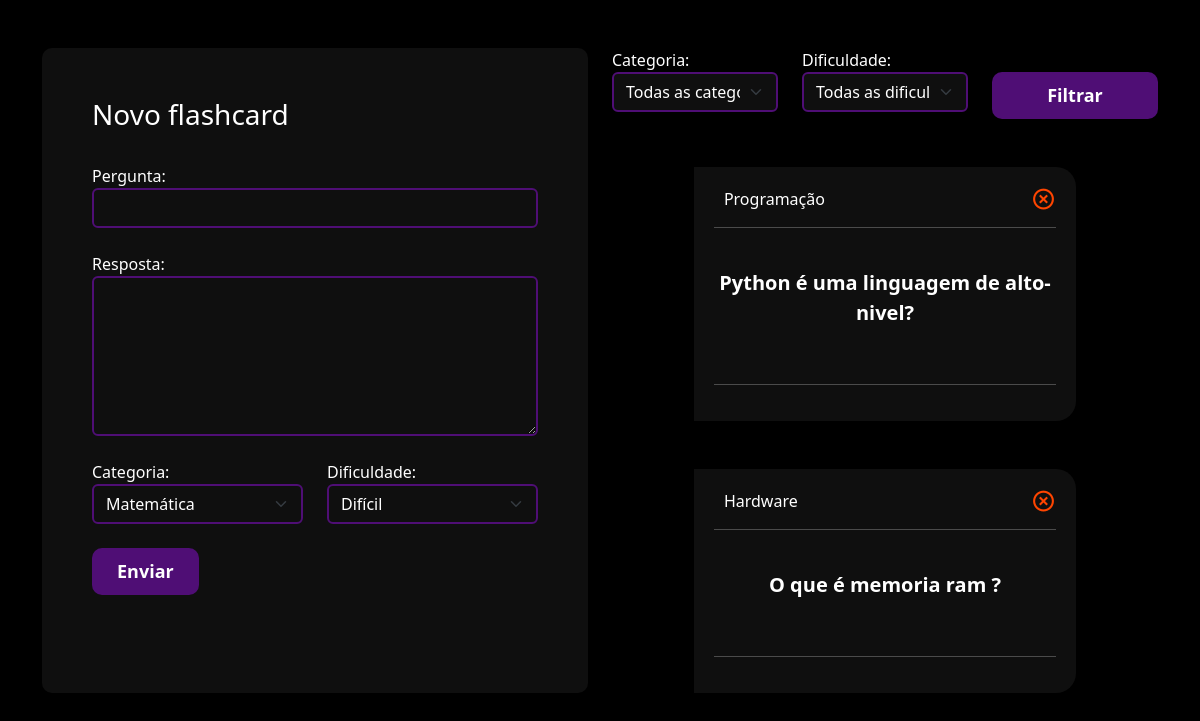
The app's page /flashcard/novo_flashcard/ (signed in) with its own data.
### flashcard/models.py (models this page shows, shortened)
class Flashcard(models.Model):
    DIFICULDADE_CHOICES = (('D', 'Difícil'), ('M', 'Médio'), ('F', 'Fácil'))
    user = models.ForeignKey(User, on_delete=models.DO_NOTHING)
    pergunta = models.CharField(max_length=200)
    resposta = models.TextField()
    categoria = models.ForeignKey(Categoria, on_delete=models.DO_NOTHING)
    dificuldade = models.CharField(max_length=1, choices=DIFICULDADE_CHOICES)

class Categoria(models.Model):
    nome = models.CharField(max_length=25)
    def __str__(self):
        return self.nome

### flashcard/views.py (the view, shortened to what this page needs)
# urls.py: path('novo_flashcard/', views.novo_flashcard, name="novo_flashcard"),
def novo_flashcard(req):
    if not req.user.is_authenticated:
        return redirect("/usuarios/logar")
    elif req.method =="GET":
        categoria = Categoria.objects.all()
        dificuldades = Flashcard.DIFICULDADE_CHOICES
        flashcards = Flashcard.objects.filter(user=req.user)
        categoria_filter = req.GET.get('categoria')
        dificuldade_filter = req.GET.get('dificuldade')
        if categoria_filter:
            flashcards = flashcards.filter(categoria__id=categoria_filter)
        if dificuldade_filter:
            flashcards = flashcards.filter(dificuldade=dificuldade_filter)
        return render(req, "novo_flashcard.html", {'categorias': categoria, 'dificuldades': dificuldades, 'flashcards': flashcards})

### flashcard/templates/novo_flashcard.html (shortened to what this page needs)
{% extends "base.html" %} {% load static %} {% block 'header' %}
<link href="{% static 'usuarios/css/cadastro.css' %}" rel="stylesheet" />
<link
  href="https://unpkg.com/boxicons@2.1.4/css/boxicons.min.css"
  rel="stylesheet"
/>
<link href="{% static 'flashcard/css/novo_flashcard.css' %}" rel="stylesheet" />
{% endblock 'header' %} {% block 'conteudo' %}
<div class="container">
  <br />
  <br />
  <div class="row">
    <div class="col-md">
      <div class="box-form">
        <form action="{% url 'novo_flashcard' %}" method="POST">
          <h3>Novo flashcard</h3>
          <br />
          <label>Pergunta:</label>
          <input type="text" class="form-control" name="pergunta" required/>
          <br />
          <label>Resposta:</label>
          <textarea class="form-control" name="resposta" rows="6" required></textarea>
          <br />
          <div class="row">
            <div class="col-md">
              <label for="">Categoria:</label>
              <select class="form-select" name="categoria">
                {% for categoria in categorias %}
                <option value="{{categoria.id}}">{{categoria}}</option>
                {% endfor %}
              </select>
            </div>
            <div class="col-md">
              <label for="">Dificuldade:</label>
              <select class="form-select" name="dificuldade">
                {% for dificuldade in dificuldades %}
                <option value="{{dificuldade.0}}">{{dificuldade.1}}</option>
                {% endfor %}
              </select>
            </div>
          </div>
          <br />
          <input type="submit" value="Enviar" class="btn-cadastro" />
          <br />
          <br />
          <br />
        </form>
      </div>
    </div>
    <div class="col-md">
      <form action="{% url 'novo_flashcard' %}" method="GET">{% csrf_token %}
        <div class="row">
          <div class="col-md">
            <label for="">Categoria:</label>
            <select name="categoria" id="" class="form-select">
              <option value="">Todas as categorias:</option>
            </select>
          </div>
          <div class="col-md">
            <label for="">Dificuldade:</label>
            <select name="dificuldade" id="" class="form-select">
              <option value="">Todas as dificuldades:</option>
            </select>
          </div>
          <div class="col-md">
            <br />
            <input
              type="submit"
              style="width: 100%"
              value="Filtrar"
              class="btn-cadastro"
            />
          </div>
        </div>
      </form>
      <br />
      <br />
      {% for flash in flashcards %}
      <div class="box-new-flashcard" onclick="flip_card({{flash.id}})">
        <div class="flashcard">
          <div class="flashcard-categoria">{{flash.categoria}}</div>
          <a href="{% url 'delete_flashcard' flash.id %}"><i class="icone-exit bx bx-x-circle"></i></a>
          <hr>
          <br />
          <div class="flashcard-box-item">
            <p class="flashcard-item">{{flash.pergunta}}</p>
          </div>
          <br>
          <hr>
        </div>
      </div>
      <br />
      <br />
      {% endfor %}
    </div>
  </div>
</div>
{% endblock 'conteudo' %}

### templates/static/geral/css/base.css (style rules this page uses)
:root { --color-0: #000; --color-1: #0f0f0f; --color-2: rgb(24, 11, 32); --color-3: #4f0e75; --color-4: #004aac; }
body { background-color: var(--color-0); color: white }

### templates/static/usuarios/css/cadastro.css (style rules this page uses)
* { margin: 0; padding: 0; }
.box-form { padding: 50px; background-color: var(--color-1) ; color: white; border-radius: 10px; display: flexbox; }
.btn-cadastro { padding: 10px; background-color: var(--color-3); border: none; border-radius: 10px; color: #fff; font-size: 18px; font-weight: bold; padding-left: 25px; padding-right: 25px; align-items: center; justify-content: center; transition: all .2s ease-in-out; }
.btn-cadastro::after, .btn-cadastro:hover { background-color: var(--color-4); transform: scale(1.1); }
.form-control, .form-control:focus { background-color: var(--color-1); border: 2px solid var(--color-3); color: #fff; }
.form-select { background-color: var(--color-1); border: 2px solid var(--color-3); color: #fff; }

### templates/static/flashcard/css/novo_flashcard.css (style rules this page uses)
.box-new-flashcard { width: 70%; margin: auto; }
.flashcard { background-color: var(--color-1); padding: 20px; border-radius: 0 20px 20px 0; }
.flashcard-box-item { text-align: center; }
.flashcard p { font-size: 20px; font-weight: bold; cursor: pointer; }
.flashcard-categoria { background-color: var(--color-1); display: inline; padding: 10px; }
.icone-exit { float: right; font-size: 25px; color: orangered; }
.form-control { background-color: var(--color-1); border: 2px solid var(--color-3); color: #fff; }
.form-select { background-color: var(--color-1); border: 2px solid var(--color-3); color: #fff; }

### records on screen
Flashcard: categoria "Programação", pergunta "Python é uma linguagem de alto-nivel?"
Flashcard: categoria "Hardware", pergunta "O que é memoria ram ?"

### other values on screen
form field categoria "Matemática"
form field dificuldade "Difícil"
